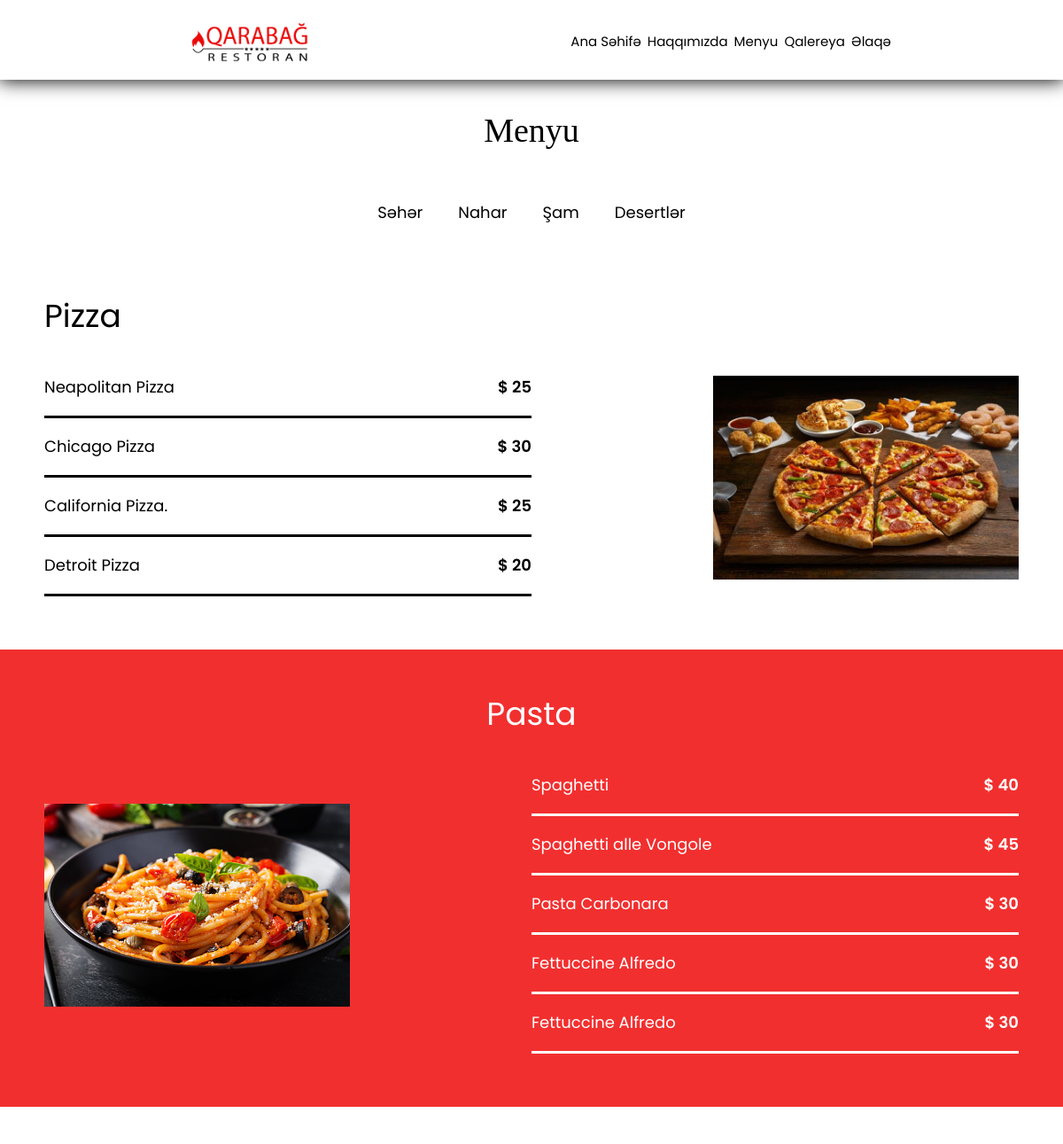
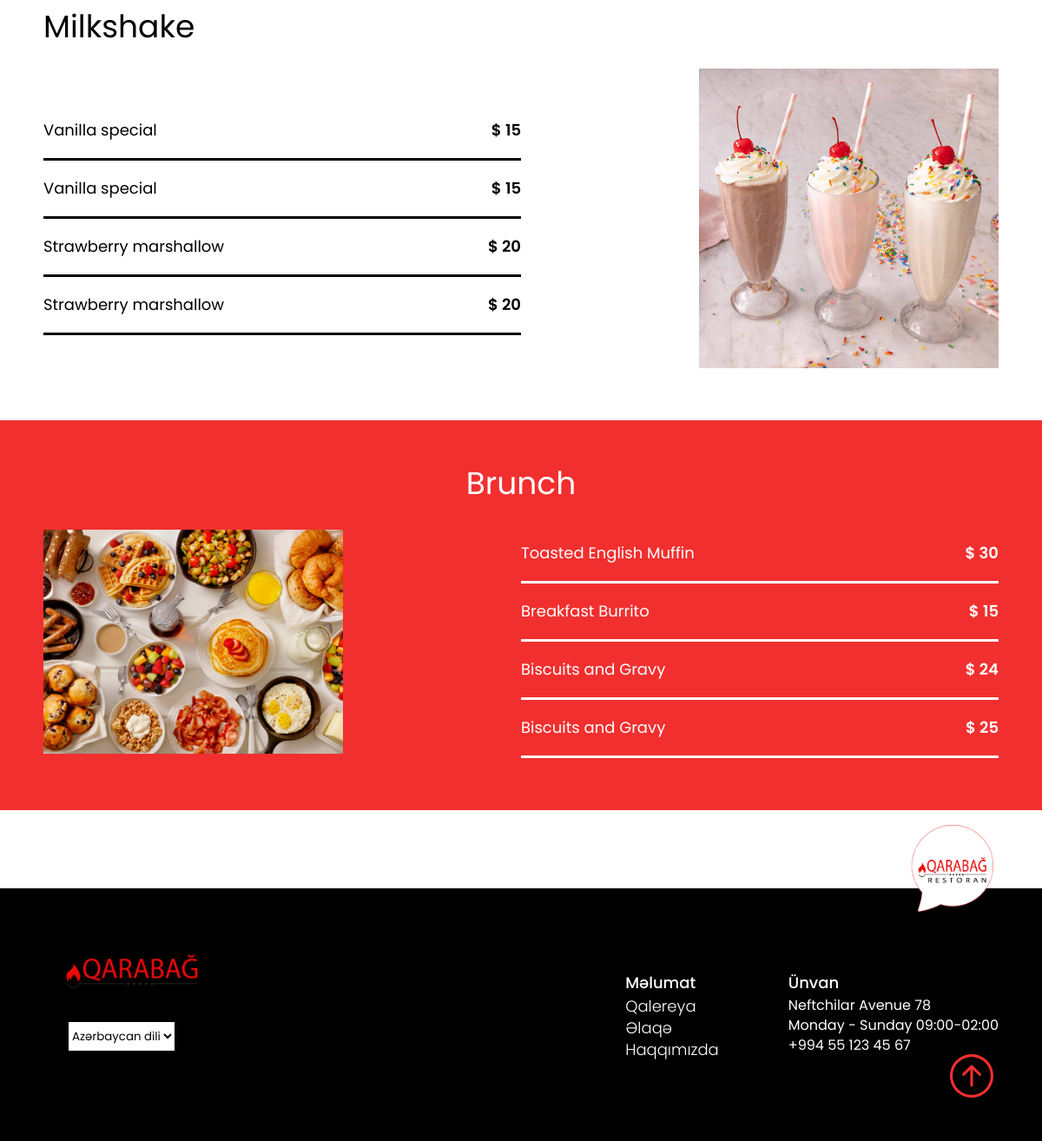
The app's page /menu/ with its own data (2 pictures, top to bottom).
### base/models.py (models this page shows, shortened)
class Category(models.Model):
    Categories=(('Səhər','səhər'),('Nahar','nahar'), ('Şam','şam'),
    ('Desertlər','desertlər'))
    category = models.CharField(max_length=10, choices=Categories)
    def __str__(self):
        return self.category

class Menu(models.Model):
    name=models.CharField(max_length=100,blank=False,null=False)
    category=models.ForeignKey(Category, on_delete=models.SET_NULL, null=True)
    image=models.ImageField(default='img/menu1.png',blank=True, null=True)
    date_posted=models.DateTimeField(default=timezone.now)

class Menu_category(models.Model):
    name=models.CharField(max_length=100,blank=False,null=False)
    category=models.ForeignKey(Menu, on_delete=models.SET_NULL,
     related_name='menu_food',
    null=True)
    price=models.IntegerField()

### base/views.py (the view, shortened to what this page needs)
# urls.py: path('menu/',views.menu, name='menu'),
def menu(request):
    language='az'
    translation.activate(language)
    category=request.GET.get('category')
    if(category==None):
        menu=Menu.objects.all()
    else:
        menu=Menu.objects.filter(category__category=category)
    categories=Category.objects.all()
    return render(request,'menu.html',{'menu':menu, 'categories': categories})

### base/templates/menu.html
{% extends 'base.html' %}
{% load static %}
{% load i18n %}
  {% block content %}
    <div class="menu">
        <div class="container">
            <div class="menu__content">
                <h2 class="menu__title">{% trans 'Menu' %}</h2>
                <nav class="menu__nav">
                    <ul class="menu__list">
                        {% for category in categories %}
                        <li class="menu__item">
                        <a href="{% url 'menu' %}?category={{category}}">{{category}}</a>
                        </li>
                       {% endfor %}
                    </ul>
                </nav>
            </div>
        </div>
                {% for m in menu %}
                {% if forloop.counter|divisibleby:2 is False %}
                <div class="menu__card">
                    <div class="container" id="sam">
                        <h2 class="menu__card-title" >{{m.name}}</h2>
                        <div class="menu__card-content">
                            <div class="menu__card-left">
                                <ul class="menu__card-list">
                               {% for food in m.menu_food.all %}
                                    <li class="menu__card-item">
                                        <p> {{food.name}}</p>
                                        <h3>$ {{food.price}}</h3>
                                    </li>
                                    {% endfor %}
                                </ul>
                            </div>
                            <img src="{{m.image.url}}" alt="">
                        </div>
                    </div>
                </div>
{% else %}
<div class="menu__card red-back">
    <div class="container"id="nahar">
        <h2 class="menu__card-title" >{{m.name}}</h2>
        <div class="menu__card-content">
           <img src="{{m.image.url}}" alt="">
            <div class="menu__card-left">
                <ul class="menu__card-list">
                    {% for food in m.menu_food.all %}
                    <li class="menu__card-item">
                        <p>{{food.name}}</p>
                        <h3>$ {{food.price}}</h3>
                    </li>
                    {% endfor %}
                </ul>
            </div>
        </div>
    </div>
</div>{% endif %}
{% endfor %}
</div>
{% endblock content %}

### base/templates/base.html (shortened to what this page needs)
{% load static %}
{% load i18n %}
<!DOCTYPE html>
<html lang="en">
<head>
    <link rel="stylesheet" type="text/css" href="{% static 'style/index.css' %}">
</head>
<body>
    <header class="header menu-header">
        <div class="container">
            <div class="header__content">
                <div class="header__logo">
                    <a href="#"><img src="{% static 'img/logo.png' %}" alt="logo"></a>
                </div>
                <ul class="head_menu">
                    <li><a href="{% url 'home' %}">{% trans 'Ana Səhifə' %}</a></li>
                    <li><a href=""></a>{% trans 'Haqqımızda' %}</li>
                    <li><a href="{% url 'menu' %}">{% trans 'Menu' %}</a></li>
                    <li><a href="{% url 'gallery' %}">{% trans 'Qalereya' %}</a></li>
                    <li><a href="{% url 'contact' %}">{% trans 'Əlaqə' %}</a></li>
                </ul>
            </div>
        </div>
    </header>
    {% block content %}
    {% endblock content %}
    <footer class="footer">
        <div class="container">
            <div class="footer__content">
                <div class="footer__left">
                    <a href="index.html"><img class="footer__logo" src="{% static 'img/logo.png' %}" alt=""></a>
                    <select name="language" id="lang_select" onchange="location=this.value;">
                        <option value="{{request.path}}?language=az">Azərbaycan dili</option>
                    </select>
                    <div class="footer__socials">
                        <a href=""><img src="{% static 'img/icon_wp.svg' %}" alt=""></a>
                        <a href=""><img src="{% static 'img/icon_fb.svg' %}" alt=""></a>
                        <a href=""><img src="{% static 'img/icon_ins.svg' %}" alt=""></a>
                    </div>
                </div>
                <div class="footer__right">
                    <ul class="footer__list">
                        <h3 class="footer__title">{% trans 'Məlumat' %}</h3>
                        <li class="footer__item">
                            <a href="Gallery/index.html" class="footer__link">{% trans 'Qalereya' %}</a>
                        </li>
                        <li class="footer__item">
                            <a href="contact.html" class="footer__link">{% trans 'Əlaqə' %}</a>
                        </li>
                        <li class="footer__item">
                            <a href="#haqqimizda" class="footer__link">{% trans 'Haqqımızda' %}</a>
                        </li>
                    </ul>
                    <ul class="footer__list">
                        <h3 class="footer__title">{% trans 'Ünvan' %}</h3>
                        <p class="footer__text">Neftchilar Avenue 78</p>
                        <p class="footer__text">Monday - Sunday 09:00-02:00</p>
                        <p class="footer__text">+994 55 123 45 67 </p>
                    </ul>
                </div>
                <button class="back-to-top"><img src="{% static 'img/icon_toTop.svg' %}" alt=""></button>
                <button class="chatbot"><img src="{% static 'img/chat.png' %}" alt=""></button>
            </div>
        </div>
    </footer>
</body>
</html>

### base/static/style/index.css (style rules this page uses)
* { box-sizing: border-box; font-family: Georgia, 'Times New Roman', Times, serif; }
.container { max-width: 1130px; padding: 0 15px; margin: 0 auto; }
body { font-family: 'Poppins', sans-serif; }
.header { width: 100%; position: fixed; top: 0; left: 0; height: 90px; z-index: 999; }
.header__content { height: 100%; display: flex; justify-content: space-around; }
.header__content .head_menu { display: flex; flex-direction: row; align-items: center; list-style-type: none; }
.header__logo { height: 100%; }
.header__logo img { width: 155px; cursor: pointer; }
.head_menu li { padding-left: 7px; font-size: 15px; }
.head_menu li a { color: #fff; text-decoration: none; }
.menu { text-align: center; width: 100%; padding: 128px 0 90px; }
.menu__title { font-weight: 500; font-size: 38px; color: #000; margin-bottom: 30px; font-family: 'Times New Roman', Times, serif; }
.menu-header { width: 100%; position: fixed; top: 0; left: 0; height: 90px; z-index: 999; box-shadow: rgb(0, 0, 0) 0px 0px 20px 1px; background-color: #fff; }
.menu-header .head_menu li { padding-left: 7px; font-size: 15px; }
.menu-header .head_menu li a { color: #000; text-decoration: none; }
.menu__nav { display: flex; justify-content: center; padding: 20px 0; }
.menu__list { display: flex; }
.menu__item { padding: 0 20px; }
.menu__item a { font-family: 'Poppins'; font-style: normal; font-weight: 400; font-size: 18px; line-height: 48px; color: #000000; text-decoration: none; }
.menu__card { padding: 25px 0 60px; }
.menu__card-title { font-family: 'Poppins'; font-style: normal; font-weight: 400; font-size: 36px; line-height: 96px; color: #000000; text-align: left; }
.menu__card-content { display: flex; align-items: center; justify-content: space-between; }
.menu__card-content img { width: 345px; }
.menu__card-left { width: 50%; }
.menu__card-item { display: flex; justify-content: space-between; padding: 8px 0; border-bottom: 3px solid #000000; }
.menu__card-item p { font-family: 'Poppins'; font-style: normal; font-weight: 400; font-size: 18px; line-height: 48px; color: #000000; }
.menu__card-item h3 { font-family: 'Poppins'; font-style: normal; font-weight: 600; font-size: 18px; line-height: 48px; color: #000000; }
.red-back { background-color: #F22F2F; }
.red-back p, .red-back h3 { color: #fff; }
.red-back .menu__card-item { border-bottom: 3px solid #fff; }
.red-back .menu__card-title { text-align: center; color: #fff; }
.footer { width: 100%; border-top: 1px solid #000000; padding: 45px 0; background-color: #000; }
.footer__content { position: relative; display: flex; justify-content: space-between; align-items: center; }
.footer__left { display: flex; flex-direction: column; align-items: center; }
.footer__logo { width: 180px; }
.footer__left select { background: #FFFFFF; border: 1px solid #000000; height: 35px; font-family: 'Poppins', sans-serif; margin-bottom: 35px; }
.footer__socials { display: flex; }
.footer__socials a { margin-right: 20px; }
.footer__socials a img { width: 20px; height: 20px; }
.footer__right { display: flex; color: #fff; }
.footer__list { margin-left: 80px; }
.footer__title { font-family: 'Poppins'; font-style: normal; font-weight: 500; font-size: 18px; line-height: 36px; color: #fff; }
.footer__item { margin-bottom: 7px; }
.footer__link { text-decoration: none; font-family: 'Poppins'; font-style: normal; font-weight: 300; font-size: 18px; color: #fff; }
.footer__text { margin-bottom: 7px; }
.back-to-top { position: absolute; z-index: 99; right: 0; bottom: 0; background: none; border: none; height: fit-content; width: fit-content; cursor: pointer; }
.back-to-top img { width: 50px; height: 50px; }
.chatbot { position: absolute; z-index: 99; right: 0; top: -120px; background: none; border: none; height: fit-content; width: fit-content; cursor: pointer; }
.chatbot img { width: 100px; height: 100px; }

### records on screen
Category: category "Səhər"
Category: category "Nahar"
Category: category "Şam"
Category: category "Desertlər"
Menu: name "Pizza", image (picture)
Menu_category: name "Neapolitan Pizza", price "25"
Menu_category: name "Chicago Pizza", price "30"
Menu_category: name "California Pizza.", price "25"
Menu_category: name "Detroit Pizza", price "20"
Menu: name "Pasta", image (picture)
Menu_category: name "Spaghetti", price "40"
Menu_category: name "Spaghetti alle Vongole", price "45"
Menu_category: name "Pasta Carbonara", price "30"
Menu_category: name "Fettuccine Alfredo", price "30"
Menu_category: name "Fettuccine Alfredo", price "30"
Menu: name "Milkshake", image (picture)
Menu_category: name "Vanilla special", price "15"
Menu_category: name "Vanilla special", price "15"
Menu_category: name "Strawberry marshallow", price "20"
Menu_category: name "Strawberry marshallow", price "20"
Menu: name "Brunch", image (picture)
Menu_category: name "Toasted English Muffin", price "30"
Menu_category: name "Breakfast Burrito", price "15"
Menu_category: name "Biscuits and Gravy", price "24"
Menu_category: name "Biscuits and Gravy", price "25"
